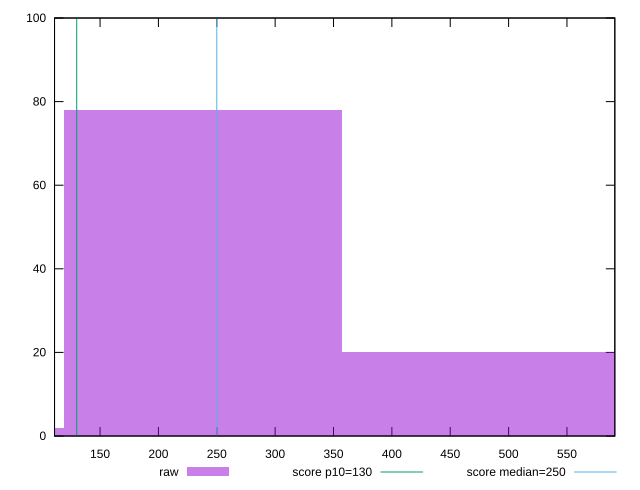

gnuplot code for this plot:
reset

$raw <<EOF
238.0583471672663 78
476.1166943345326 20
0 2
EOF

set key outside below
set boxwidth 238.0583471672663
set xrange [111:591]
set yrange [0:100]
set trange [0:100]
set style fill transparent solid 0.5 noborder

set parametric
set terminal svg size 640, 490 enhanced background rgb 'white'
set output "report_00015_2021-02-09T16-11-33.973Z/max-potential-fid/samples/pages+cached+noadtech+nomedia/raw/histogram.svg"

plot $raw title "raw" with boxes, \
     130,t title "score p10=130", \
     250,t title "score median=250"

reset
